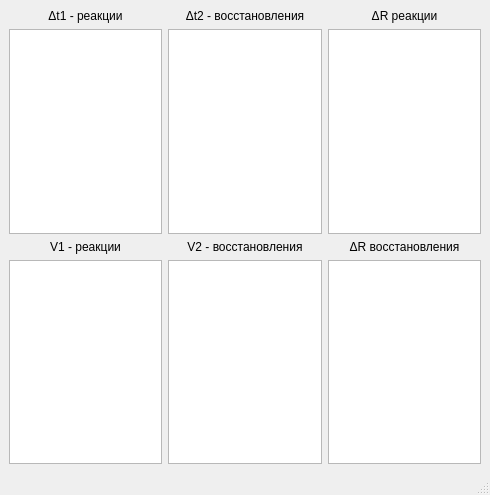
<?xml version="1.0" encoding="UTF-8"?>
<ui version="4.0">
 <class>deltaWin</class>
 <widget class="QMainWindow" name="deltaWin">
  <property name="geometry">
   <rect>
    <x>0</x>
    <y>0</y>
    <width>490</width>
    <height>495</height>
   </rect>
  </property>
  <property name="sizePolicy">
   <sizepolicy hsizetype="Expanding" vsizetype="Fixed">
    <horstretch>0</horstretch>
    <verstretch>0</verstretch>
   </sizepolicy>
  </property>
  <property name="minimumSize">
   <size>
    <width>490</width>
    <height>0</height>
   </size>
  </property>
  <property name="windowTitle">
   <string>MainWindow</string>
  </property>
  <property name="windowIcon">
   <iconset resource="source.qrc">
    <normaloff>:/img/img/set.ico</normaloff>:/img/img/set.ico</iconset>
  </property>
  <widget class="QWidget" name="centralwidget">
   <layout class="QVBoxLayout" name="verticalLayout_7">
    <item>
     <layout class="QHBoxLayout" name="horizontalLayout">
      <item>
       <layout class="QVBoxLayout" name="verticalLayout">
        <item>
         <widget class="QLabel" name="label">
          <property name="text">
           <string>Δt1 - реакции</string>
          </property>
          <property name="alignment">
           <set>Qt::AlignCenter</set>
          </property>
         </widget>
        </item>
        <item>
         <widget class="QListWidget" name="list1">
          <property name="sizePolicy">
           <sizepolicy hsizetype="Expanding" vsizetype="Expanding">
            <horstretch>0</horstretch>
            <verstretch>0</verstretch>
           </sizepolicy>
          </property>
         </widget>
        </item>
       </layout>
      </item>
      <item>
       <layout class="QVBoxLayout" name="verticalLayout_2">
        <item>
         <widget class="QLabel" name="label_2">
          <property name="text">
           <string>Δt2 - восстановления</string>
          </property>
          <property name="alignment">
           <set>Qt::AlignCenter</set>
          </property>
         </widget>
        </item>
        <item>
         <widget class="QListWidget" name="list2">
          <property name="sizePolicy">
           <sizepolicy hsizetype="Expanding" vsizetype="Expanding">
            <horstretch>0</horstretch>
            <verstretch>0</verstretch>
           </sizepolicy>
          </property>
         </widget>
        </item>
       </layout>
      </item>
      <item>
       <layout class="QVBoxLayout" name="verticalLayout_3">
        <item>
         <widget class="QLabel" name="label_3">
          <property name="text">
           <string>ΔR реакции</string>
          </property>
          <property name="alignment">
           <set>Qt::AlignCenter</set>
          </property>
         </widget>
        </item>
        <item>
         <widget class="QListWidget" name="listR1">
          <property name="sizePolicy">
           <sizepolicy hsizetype="Expanding" vsizetype="Expanding">
            <horstretch>0</horstretch>
            <verstretch>0</verstretch>
           </sizepolicy>
          </property>
         </widget>
        </item>
       </layout>
      </item>
     </layout>
    </item>
    <item>
     <layout class="QHBoxLayout" name="horizontalLayout_2">
      <item>
       <layout class="QVBoxLayout" name="verticalLayout_4">
        <item>
         <widget class="QLabel" name="label_5">
          <property name="sizePolicy">
           <sizepolicy hsizetype="Preferred" vsizetype="Preferred">
            <horstretch>0</horstretch>
            <verstretch>0</verstretch>
           </sizepolicy>
          </property>
          <property name="text">
           <string>V1 - реакции</string>
          </property>
          <property name="alignment">
           <set>Qt::AlignCenter</set>
          </property>
         </widget>
        </item>
        <item>
         <widget class="QListWidget" name="listV1"/>
        </item>
       </layout>
      </item>
      <item>
       <layout class="QVBoxLayout" name="verticalLayout_5">
        <item>
         <widget class="QLabel" name="label_6">
          <property name="sizePolicy">
           <sizepolicy hsizetype="Preferred" vsizetype="Preferred">
            <horstretch>0</horstretch>
            <verstretch>0</verstretch>
           </sizepolicy>
          </property>
          <property name="text">
           <string>V2 - восстановления</string>
          </property>
          <property name="alignment">
           <set>Qt::AlignCenter</set>
          </property>
         </widget>
        </item>
        <item>
         <widget class="QListWidget" name="listV2"/>
        </item>
       </layout>
      </item>
      <item>
       <layout class="QVBoxLayout" name="verticalLayout_6">
        <item>
         <widget class="QLabel" name="label_4">
          <property name="sizePolicy">
           <sizepolicy hsizetype="Preferred" vsizetype="Preferred">
            <horstretch>0</horstretch>
            <verstretch>0</verstretch>
           </sizepolicy>
          </property>
          <property name="text">
           <string>ΔR восстановления</string>
          </property>
          <property name="alignment">
           <set>Qt::AlignCenter</set>
          </property>
         </widget>
        </item>
        <item>
         <widget class="QListWidget" name="listR2"/>
        </item>
       </layout>
      </item>
     </layout>
    </item>
   </layout>
  </widget>
  <widget class="QMenuBar" name="menubar">
   <property name="geometry">
    <rect>
     <x>0</x>
     <y>0</y>
     <width>490</width>
     <height>21</height>
    </rect>
   </property>
  </widget>
  <widget class="QStatusBar" name="statusbar"/>
 </widget>
 <resources>
  <include location="source.qrc"/>
 </resources>
 <connections/>
</ui>
